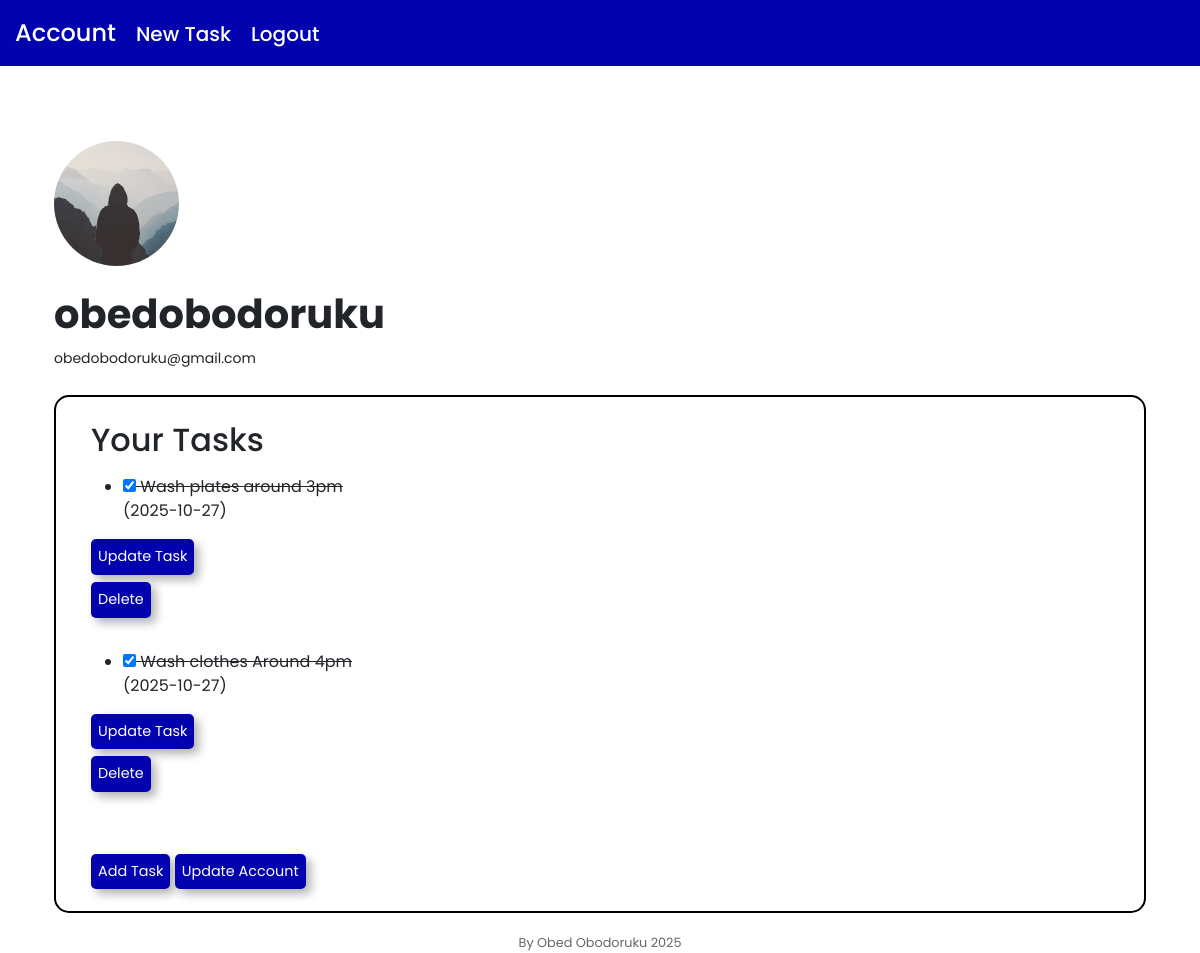
Page /account (signed in) on the earlier database version.
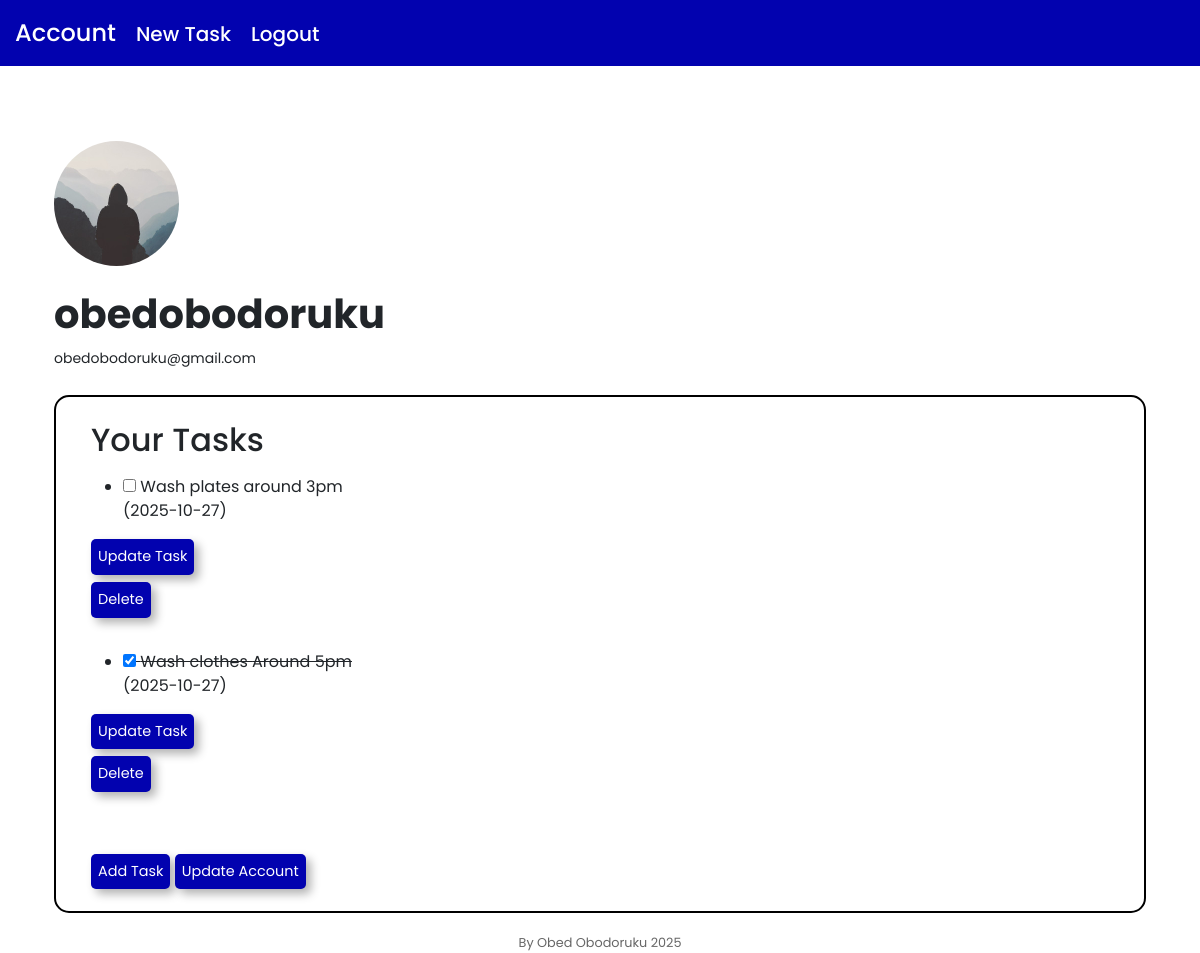
Same page on the later database version.
### app/models.py (models this page shows, shortened)
class User(db.Model, UserMixin):
    id = db.Column(db.Integer, primary_key=True)
    username = db.Column(db.String(20), unique=True, nullable=False)
    email = db.Column(db.String(120), unique=True, nullable=False)
    image_file = db.Column(db.String(20), nullable=False, default="default.jpg")
    password = db.Column(db.String(21), nullable=False)
    tasks = db.relationship('Task', backref='owner', lazy=True)

class Task(db.Model):
    id = db.Column(db.Integer, primary_key=True)
    todo = db.Column(db.String, nullable=False)
    description = db.Column(db.String, nullable=False)
    date_posted = db.Column(db.DateTime, nullable=False, default=datetime.utcnow)
    user_id = db.Column(db.Integer, db.ForeignKey('user.id'), nullable=False)
    completed = db.Column(db.Boolean, default=False)

### app/routes.py (the view)
@app.route("/account")
@login_required
def account():
    user = User.query.filter_by(username=current_user.username).first()
    image_file = url_for('static', filename='profile_pictures/' + user.image_file)
    user_tasks = Task.query.filter_by(user_id=current_user.id).all()
    return render_template("account.html", title="Account Page", tasks=user_tasks, user=user, image_file=image_file)

### app/models.py (called while the page is built)
@login_manager.user_loader
def load_user(user_id):
    return User.query.get(int(user_id))

### app/templates/account.html
{% extends "layout.html" %}
{% block body %}
    <div>
        <img class="profile-image" src="{{ image_file }}" alt="profile_pic">
        <div>
            <h1 class="mt-4 fw-bold">{{ current_user.username }}</h1>
            <small>{{ current_user.email }}</small>
        </div>
    </div>
    <div class="task-page">
        <fieldset class="task-fieldset">
            <legend class="mt-4"><h1>Your Tasks</h1></legend>
            {% if tasks %}
                {% for task in tasks %}
                    <div class="tasks">
                        <ul>
                            <li class="task-list" data-id="{{ task.id }}">
                                <label
                                {% if task.completed %}
                                 style="text-decoration: line-through;"
                                {% else %}
                                 style="text-decoration: none;"
                                {% endif %} >
                                    <input class="task-check"
                                     name="text-check"
                                      type="checkbox"
                                      {% if task.completed %}
                                        checked
                                      {% endif %}  >
                                    {{ task.todo }}
                                    {{ task.description }}
                                </label>
                                <div>({{ task.date_posted.strftime('%Y-%m-%d') }})</div>
                            </li>
                        </ul>
                        <a href="{{ url_for('update_task', task_id=task.id) }}"><button type="button" class="task-button">Update Task</button></a>
                        <form action="{{ url_for('delete_task', task_id=task.id) }}" method="post">
                            <input type="submit" value="Delete" class="task-button">
                        </form>
                     </div>
                {% endfor %}
            {% endif %}
            <div class="add-update">
            <a href="{{ url_for('create_task') }}"><button type="button" class="task-button">Add Task</button></a>
            <a href="{{ url_for('update_account') }}"><button type="button" class="task-button">Update Account</button></a>
            </div>
        </fieldset>
    </div>
{% endblock %}

### app/templates/layout.html (shortened to what this page needs)
<!DOCTYPE html>
<html lang="en">
<head>
    <link href="https://cdn.jsdelivr.net/npm/bootstrap@5.3.7/dist/css/bootstrap.min.css" rel="stylesheet">
    <link rel="stylesheet" href="{{ url_for('static', filename='main.css') }}">
</head>
<body>
    <div class="navbar navbar-expand nav-bar w-100">
        {% if current_user.is_authenticated %}
            <nav><a class="h4" href="{{ url_for('account') }}">Account</a></nav>
            <nav><a class="h5" href="{{ url_for('create_task') }}">New Task</a></nav>
            <nav><a class="h5" href="{{ url_for('logout') }}">Logout</a></nav>
        {% else %}
            <nav><a class="h4" href="{{ url_for('home') }}">Home</a></nav>
            <nav><a class="h5" href="{{ url_for('register') }}">Register</a></nav>
            <nav><a class="h5" href="{{ url_for('login') }}">Login</a></nav>
        {% endif %}
    </div>
    <div class="container">
    <div class="container">
    {% block body %}
    {% endblock %}
    </div>
    <footer class="footer">By Obed Obodoruku 2025</footer>
    </div>
</body>
</html>

### app/static/main.css (style rules this page uses)
body { font-family: 'Poppins', sans-serif; }
.nav-bar { background-color: rgb(2, 2, 175); padding: 15px; margin-bottom: 25px; display: flex; gap: 20px; font-size: 1.5rem; font-weight: 500; }
.nav-bar > nav > a { color: #fff; text-decoration: none; }
.tasks { margin-bottom: 25px; }
.task-button, .form-submit-button { background-color: rgb(2, 2, 175); color: #fff; padding: 7px; margin-bottom: 7px; border-radius: 5px; border: none; font-size: 0.9rem; box-shadow: 5px 5px 10px rgba(0, 0, 0, 0.3); }
.task-fieldset { padding-left: 35px; margin-top: 25px; margin-bottom: 10px; border-radius: 15px; border: 2px solid black; }
.task-fieldset > legend > h1, .form-fieldset > legend > h1 { font-size: 2rem; }
.profile-image { margin-top: 50px; border-radius: 50%; width: 125px; height: 125px; }
.add-update { margin-top: 55px; margin-bottom: 15px; }
.footer { margin-top: 20px; text-align: center; font-size: 0.8rem; color: rgba(0, 0, 0, 0.6); }

Differences in the rows shown:
changed Task "Wash plates": completed "☑" → "☐"
changed Task "Wash clothes": description "Around 4pm" → "Around 5pm"
